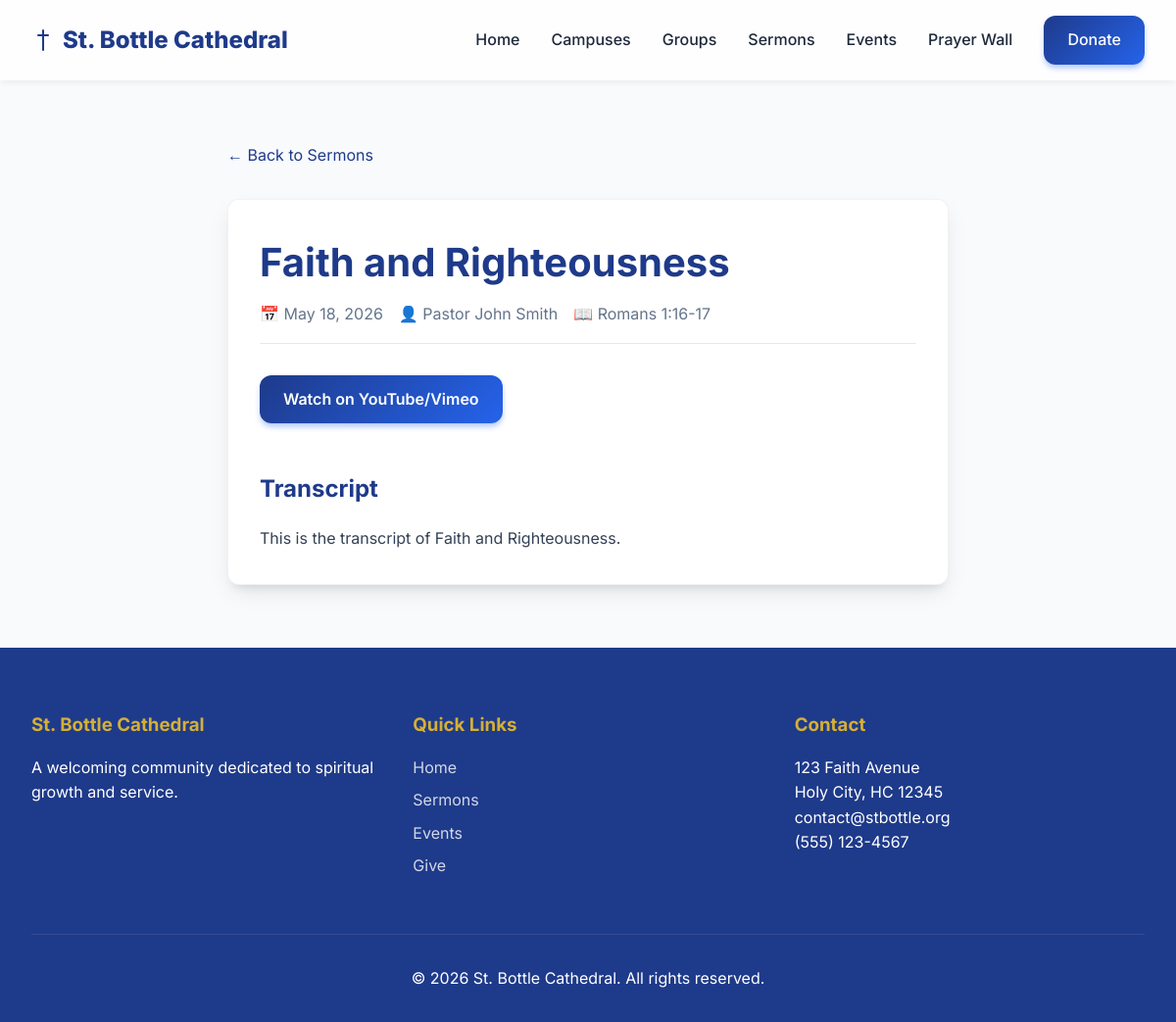
Screenshot of /sermons/1/ with the database file from the repository.
### sermons/models.py (models this page shows, shortened)
class Sermon(models.Model):
    campus = models.ForeignKey('campuses.Campus', on_delete=models.SET_NULL, null=True, blank=True, related_name='sermons')
    title = models.CharField(max_length=200)
    date = models.DateField()
    passage = models.CharField(max_length=200, blank=True)
    speaker = models.ForeignKey(Speaker, on_delete=models.SET_NULL, null=True, related_name='sermons')
    series = models.ForeignKey(Series, on_delete=models.SET_NULL, null=True, blank=True, related_name='sermons')
    audio_file = models.FileField(upload_to='sermons/audio/', blank=True, null=True)
    video_url = models.URLField(blank=True, help_text="YouTube or Vimeo URL")
    livestream_url = models.URLField(blank=True, help_text="YouTube Live Embed URL if applicable")
    transcript = models.TextField(blank=True)
    created_at = models.DateTimeField(auto_now_add=True)
    class Meta:
        ordering = ['-date']

class Speaker(models.Model):
    name = models.CharField(max_length=100)
    bio = models.TextField(blank=True)
    photo = models.ImageField(upload_to='speakers/', blank=True, null=True)

### sermons/views.py (the view)
# urls.py: path('<int:pk>/', views.sermon_detail, name='sermon_detail'),
def sermon_detail(request, pk):
    sermon = get_object_or_404(Sermon, pk=pk)
    return render(request, 'sermons/sermon_detail.html', {'sermon': sermon})

### templates/sermons/sermon_detail.html (shortened to what this page needs)
{% extends 'base.html' %}
{% block content %}
<div class="container" style="max-width: 800px;">
    <a href="{% url 'sermons:sermon_list' %}" style="display: inline-block; margin-bottom: 2rem;">&larr; Back to Sermons</a>
    <div class="card">
        <h1 style="font-size: 2.5rem; margin-bottom: 0.5rem;">{{ sermon.title }}</h1>
        <div style="display: flex; gap: 1rem; color: var(--text-muted); margin-bottom: 2rem; border-bottom: 1px solid #E2E8F0; padding-bottom: 1rem;">
            <span>📅 {{ sermon.date }}</span>
            <span>👤 {{ sermon.speaker.name }}</span>
            {% if sermon.passage %}
            <span>📖 {{ sermon.passage }}</span>
            {% endif %}
        </div>
        {% if sermon.livestream_url %}
        <div style="margin-bottom: 2rem; border-radius: 8px; overflow: hidden; box-shadow: var(--shadow);">
            <iframe width="100%" height="450" src="{{ sermon.livestream_url }}" title="YouTube video player" frameborder="0" allow="accelerometer; autoplay; clipboard-write; encrypted-media; gyroscope; picture-in-picture" allowfullscreen></iframe>
        </div>
        {% elif sermon.video_url %}
        <div style="margin-bottom: 2rem;">
            <a href="{{ sermon.video_url }}" target="_blank" class="btn btn-primary">Watch on YouTube/Vimeo</a>
        </div>
        {% endif %}
        {% if sermon.transcript %}
        <div style="margin-top: 3rem;">
            <h2>Transcript</h2>
            <div style="line-height: 1.8; color: #334155;">
                {{ sermon.transcript|linebreaks }}
            </div>
        </div>
        {% endif %}
    </div>
</div>
{% endblock %}

### static/css/styles.css (style rules this page uses)
:root { --primary: #1E3A8A; --secondary: #D4AF37; --background: #F8FAFC; --surface: #FFFFFF; --text-main: #1E293B; --text-muted: #64748B; --accent: #E11D48; --radius: 12px; --shadow: 0 10px 25px -5px rgba(0, 0, 0, 0.1), 0 8px 10px -6px rgba(0, 0, 0, 0.1); --shadow-hover: 0 20px 25px -5px rgba(0, 0, 0, 0.1), 0 10px 10px -5px rgba(0, 0, 0, 0.04); }
* { margin: 0; padding: 0; box-sizing: border-box; font-family: 'Inter', sans-serif; }
body { background-color: var(--background); color: var(--text-main); line-height: 1.6; min-height: 100vh; display: flex; flex-direction: column; }
h1, h2, h3, h4, h5, h6 { color: var(--primary); font-weight: 700; margin-bottom: 1rem; }
a { color: var(--primary); text-decoration: none; transition: color 0.3s ease; }
.btn { padding: 0.75rem 1.5rem; border-radius: var(--radius); font-weight: 600; cursor: pointer; border: none; transition: all 0.3s cubic-bezier(0.4, 0, 0.2, 1); display: inline-block; }
.btn-primary { background: linear-gradient(135deg, var(--primary), #2563EB); color: white; box-shadow: 0 4px 6px -1px rgba(37, 99, 235, 0.4); }
.card { background: var(--surface); border-radius: var(--radius); padding: 2rem; box-shadow: var(--shadow); transition: all 0.3s ease; border: 1px solid rgba(0,0,0,0.05); }
.container { max-width: 1200px; margin: 0 auto; padding: 4rem 2rem; }

### rows the page displays
Sermon: title "Faith and Righteousness", date "May 18, 2026", speaker.name "Pastor John Smith", passage "Romans 1:16-17", transcript "This is the transcript of Faith and Righteousness."
